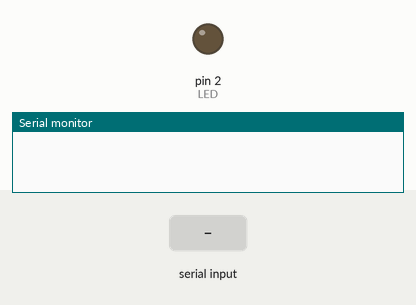
The sketch below on a simulated Arduino Uno, built with avr-gcc and run on an emulated ATmega328P. On the bench: output pins drawn as LEDs (lit = HIGH), the last lines printed to the serial monitor. The inputs (shaded band) are chosen by the test bench.

Above: at 1.2 s.
1.3 s: "1" received over Serial
At 2.7 s:
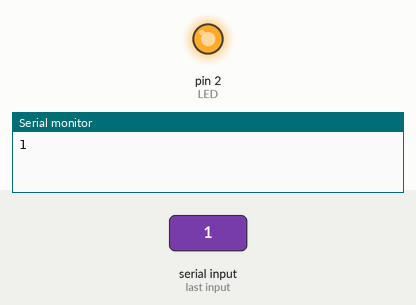
3.8 s: "on" received over Serial
At 5.8 s:
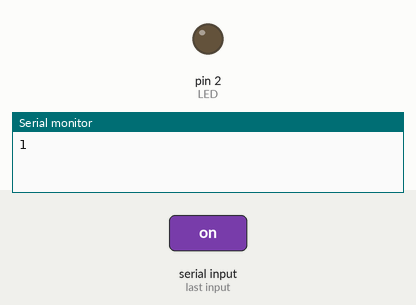
6.3 s: "off" received over Serial
At 7.7 s:
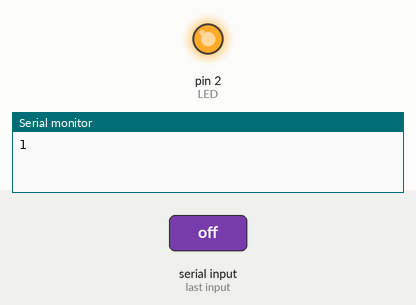
Timing chart, 0 to 9.3 s (numbered marks = the images above; inputs shaded):
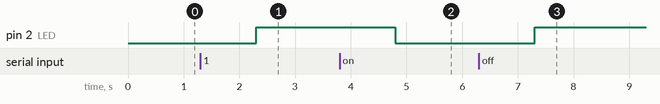

Measured:
- after the input at 1.3 s, pin 2 (LED): LOW → HIGH after 1.0 s
- after the input at 3.8 s, pin 2 (LED): HIGH → LOW after 1.0 s
- after the input at 6.3 s, pin 2 (LED): LOW → HIGH after 1.0 s

The sketch:

Serial_commu_string.ino
```cpp
/*As the ON board LED switches in reverse order*/
#define LEDON LOW;
#define LEDOFF HIGH;

int LED = 2;
int state = LEDOFF;

void setup() {
  // put your setup code here, to run once:
  Serial.begin(9600);
  pinMode(LED,OUTPUT);
}

void loop() {
  // put your main code here, to run repeatedly:

  while(Serial.available()==0){  }

  String str = Serial.readString();   /*Reads string fron serial monitor*/
  str.trim();                         /*Trim the string*/

  /*If on/off is received from serial monitor switches LED accoerdingly*/
  if(str == "on")
    {state = LEDON;}
  else if(str == "off")
    {state = LEDOFF;}
  else
   Serial.println(str);

  digitalWrite(LED,state);
  delay(500);
}
```
